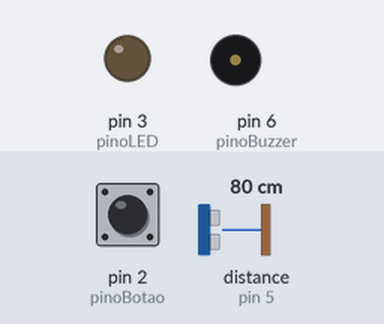
Simulated run of this sketch. Board: Arduino Uno, built with avr-gcc and run on an emulated ATmega328P. Parts: output pins drawn as LEDs (lit = HIGH), buzzer (waves = sounding). Dashed ring = blinking. The inputs (shaded band) are chosen by the test bench; at power-on: pin 2 (pinoBotao) LOW, distance to the obstacle (sensor on pin 5) 80 cm. The echo pulse lasts 58.3 µs per cm; pins used as bus, display or sensor lines are not drawn.

Above: at 1.2 s.
1.3 s: pin 2 (pinoBotao) pulled HIGH for 1 s
At 2.9 s:
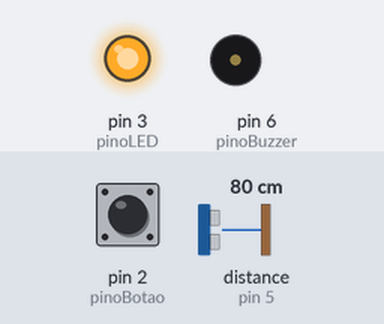
3.8 s: distance to the obstacle (sensor on pin 5) set to 44 cm
5.3 s: distance to the obstacle (sensor on pin 5) set to 37 cm
At 5.63 s:
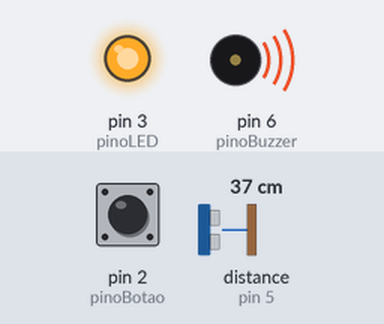
8.3 s: distance to the obstacle (sensor on pin 5) set to 60 cm
At 8.3 s:
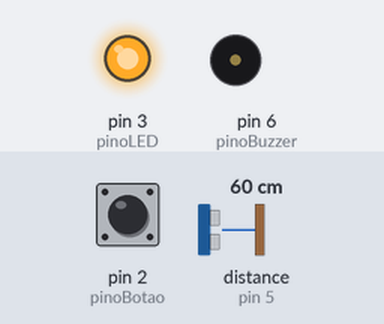
9.8 s: pin 2 (pinoBotao) pulled HIGH for 0.2 s
At 10.3 s:
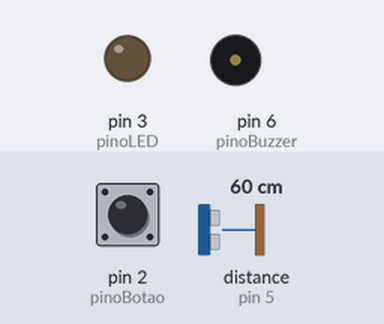
11.5 s: pin 2 (pinoBotao) pulled HIGH for 3.2 s
At 11.59 s:
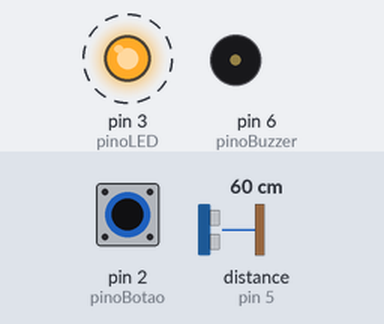
Timing chart, 0 to 16.1 s (numbered marks = the images above; inputs shaded):
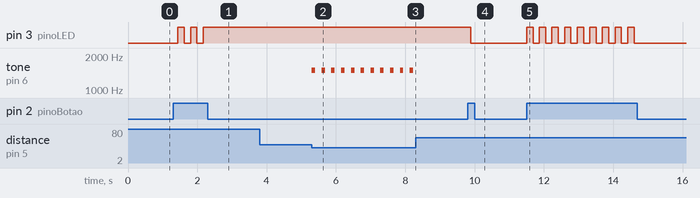

Measured:
- the behaviour switches between 41 and 40 cm on distance to the obstacle (sensor on pin 5) (found by bisection; images 1 and 2)
- after the input at 1.3 s, pin 3 (pinoLED): alternates HIGH for 0.19 s and LOW for 0.18 s, 5 changes in all, then stays HIGH, starting after 0.14 s
- after the input at 3.8 s, every drawn part: stays the same
- after the input at 5.3 s, tone on pin 6 (pinoBuzzer): alternates 1500 Hz for 0.10 s and silent for 0.18 s, starting at once
- after the input at 8.3 s, tone on pin 6 (pinoBuzzer): stops changing and stays silent
- after the input at 9.8 s, pin 3 (pinoLED): HIGH → LOW after 0.08 s
- after the input at 11.5 s, pin 3 (pinoLED): alternates HIGH for 0.18 s and LOW for 0.18 s, 18 changes in all, then stays LOW, starting at once

The sketch:

ativador_alarme.ino
```cpp
// PINAGENS DO ARDUÍNO
int pinoBotao  = 2;
int pinoLED    = 3;
int pinoTriger = 4;
int pinoEcho   = 5;
int pinoBuzzer = 6;

// VARIÁVEIS AUXILIARES
int ativarAlarme            = 0;
float distancia             = 0;
float distanciaAtivarAlarme = 0.4;

void setup() {
  // ENTRADA DE DADOS
  pinMode(pinoBotao, INPUT);
  pinMode(pinoEcho, INPUT);

  // SAÍDA DE DADOS
  pinMode(pinoLED, OUTPUT);
  pinMode(pinoTriger, OUTPUT);

  digitalWrite(pinoLED, LOW);
}

void DispararSensorUltrasonico() {
  digitalWrite(pinoTriger, HIGH);
  delayMicroseconds(10);
  digitalWrite(pinoTriger, LOW);
}

void alarmeAtivo() {
  DispararSensorUltrasonico();

  distancia = ((pulseIn(pinoEcho, HIGH) * 0.000340) / 2);

  if(distancia < distanciaAtivarAlarme) {
    tone(pinoBuzzer, 1500);
    delay(100);
    noTone(pinoBuzzer);
  }
}

void loop() {
  if(digitalRead(pinoBotao)) {
    ativarAlarme = (ativarAlarme == 0) ? 1: 0;
  }

  if(ativarAlarme) {
    digitalWrite(pinoLED, HIGH);

    alarmeAtivo();
  } else {
    digitalWrite(pinoLED, LOW);
  }

  delay(180);
}
```
